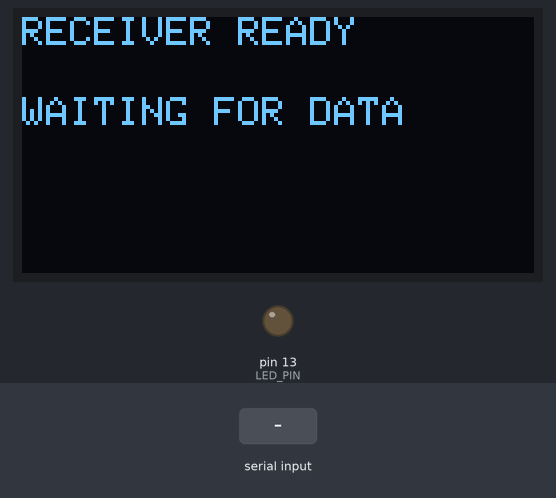
A sketch run on a simulated Arduino Nano, built with avr-gcc and run on an emulated ATmega328P. Shown: 128×64 one-colour display, output pins drawn as LEDs (lit = HIGH). Dashed ring = blinking. Inputs (shaded band) come from the test bench. What the sketch prints to the serial monitor is not drawn.

Above: at 3.2 s.
3.3 s: "SOS|\n" received over Serial
At 3.7 s:
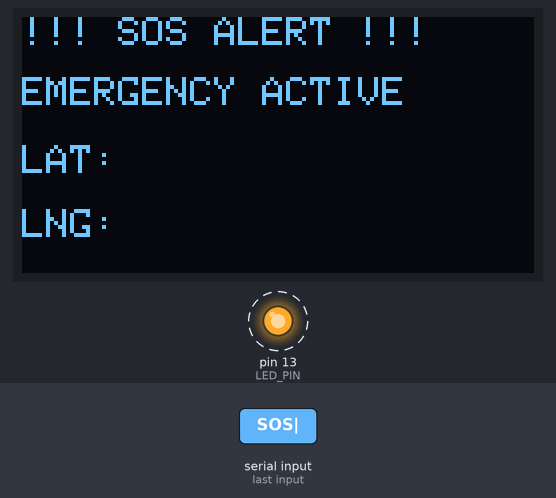
6.3 s: "SAFE|\n" received over Serial
At 6.7 s:
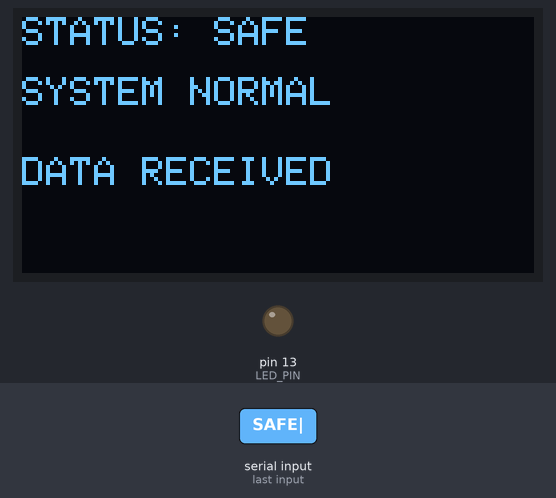
Timing chart, 0 to 9.3 s (numbered marks = the images above; inputs shaded):
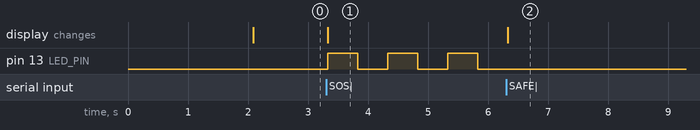

The sketch:

Base_Station.ino
```cpp
#include <Wire.h>
#include <Adafruit_GFX.h>
#include <Adafruit_SSD1306.h>

#define SCREEN_WIDTH 128
#define SCREEN_HEIGHT 64

#define OLED_ADDR 0x3C
#define LED_PIN 13

Adafruit_SSD1306 display(SCREEN_WIDTH, SCREEN_HEIGHT, &Wire, -1);

String incomingData = "";

bool sosActive = false;

unsigned long lastBlink = 0;
bool ledState = false;

String latitude = "";
String longitude = "";

void setup() {

  Serial.begin(115200);

  pinMode(LED_PIN, OUTPUT);
  digitalWrite(LED_PIN, LOW);

  Wire.begin();

  if (!display.begin(SSD1306_SWITCHCAPVCC, OLED_ADDR)) {

    while (1);
  }

  display.clearDisplay();
  display.setTextColor(WHITE);

  display.setTextSize(2);
  display.setCursor(0, 20);
  display.println("NANO");
  display.display();

  delay(2000);

  drawWaitingScreen();
}

void loop() {

  while (Serial.available()) {

    char c = Serial.read();

    if (c == '\n') {

      processMessage(incomingData);
      incomingData = "";

    } else {

      incomingData += c;
    }
  }

  if (sosActive) {

    if (millis() - lastBlink >= 500) {

      lastBlink = millis();

      ledState = !ledState;

      digitalWrite(LED_PIN, ledState);
    }

  } else {

    digitalWrite(LED_PIN, LOW);
  }
}

void processMessage(String msg) {

  msg.trim();

  Serial.print("RX: ");
  Serial.println(msg);

  if (msg.startsWith("SOS|")) {

    sosActive = true;

    int p1 = msg.indexOf('|');
    int p2 = msg.indexOf('|', p1 + 1);

    if (p1 > 0 && p2 > 0) {

      latitude = msg.substring(p1 + 1, p2);
      longitude = msg.substring(p2 + 1);
    }

    drawSOSScreen();
  }

  else if (msg.startsWith("SAFE|")) {

    sosActive = false;

    drawSafeScreen(msg);
  }
}

void drawWaitingScreen() {

  display.clearDisplay();

  display.setTextSize(1);

  display.setCursor(0, 0);
  display.println("RECEIVER READY");

  display.setCursor(0, 20);
  display.println("WAITING FOR DATA");

  display.display();
}

void drawSafeScreen(String msg) {

  display.clearDisplay();

  display.setTextSize(1);

  display.setCursor(0, 0);
  display.println("STATUS: SAFE");

  display.setCursor(0, 15);
  display.println("SYSTEM NORMAL");

  display.setCursor(0, 35);
  display.println("DATA RECEIVED");

  display.display();
}

void drawSOSScreen() {

  display.clearDisplay();

  display.setTextSize(1);

  display.setCursor(0, 0);
  display.println("!!! SOS ALERT !!!");

  display.setCursor(0, 15);
  display.println("EMERGENCY ACTIVE");

  display.setCursor(0, 32);
  display.print("LAT:");
  display.println(latitude);

  display.setCursor(0, 48);
  display.print("LNG:");
  display.println(longitude);

  display.display();
}
```

Measured:
- after the input at 3.3 s, pin 13 (LED_PIN): alternates HIGH for 0.50 s and LOW for 0.50 s, starting at once; the display: changes at once (image 1)
- after the input at 6.3 s, pin 13 (LED_PIN): stops changing and stays LOW; the display: changes at once (image 2)
